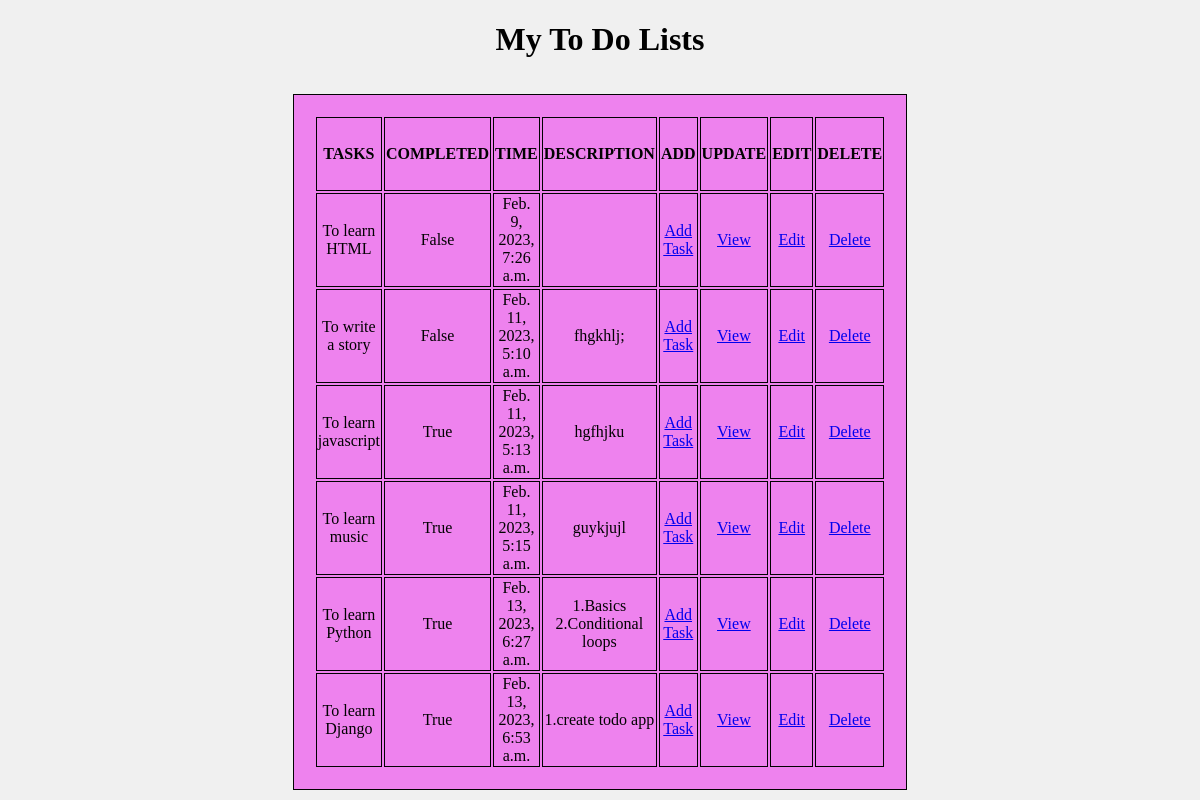
Screenshot of /task-list with the database file from the repository.
### todo/models.py (models this page shows, shortened)
class Tasks(models.Model):
    title=models.CharField(max_length=200)
    description=models.TextField(blank=True)
    completed=models.BooleanField(default=False)
    created=models.DateTimeField(auto_now_add=True)

### todo/views.py (the view)
# urls.py: path('task-list',TaskList.as_view(),name='task'),
class TaskList(ListView):
    model=Tasks
    context_object_name='task'
    template_name='tasklist.html'

### templates/tasklist.html (shortened to what this page needs)
{% load static %}
<!DOCTYPE html>
<html lang="en">
<head>
    <link rel="stylesheet" href="{% static 'css/taskliststyle.css' %}">
</head>
<body>
<h1>My To Do Lists</h1>
<table>
    <tr>
        <th>TASKS</th><th>COMPLETED</th><th>TIME</th><th>DESCRIPTION</th><th>ADD</th><th>UPDATE</th><th>EDIT</th><th>DELETE</th>
    </tr>
    {% for tasks in task %}
    <tr>
    <td>{{tasks.title}}</td>
          <td>{{tasks.completed}}</td>
          <td>{{tasks.created}}</td>
          <td>{{tasks.description}}</td>
         <td> <a href="{% url 'task-create' %}">Add Task</a></td>
         <td> <a href="{% url 'task-detail' tasks.id %}">View</a></td>
        <td> <a href="{% url 'task-update' tasks.id %}">Edit</a></td>
          <td> <a href="{% url 'task-delete' tasks.id %}">Delete</a></td>
    </tr>
    {% endfor %}
</table>
</body>
</html>

### todo/static/css/taskliststyle.css (style rules this page uses)
body { background-color:rgb(240, 240, 240); }
h1 { color:black; text-align: center; }
table { width: 50%; height:50%; background-color:rgb(238, 130, 238); padding:20px; margin:auto; text-align: center; margin-top:3%; color:rgb(2,2,2); font-family:'Times New Roman',Times,serif; }
th { height: 70px; }
td { text-align: center; }
table, th, td { border: 1px solid; }

### rows the page displays
Tasks: title "To learn HTML", completed "False", created "Feb. 9, 2023, 7:26 a.m."
Tasks: title "To write a story", completed "False", created "Feb. 11, 2023, 5:10 a.m.", description "fhgkhlj;"
Tasks: title "To learn javascript", completed "True", created "Feb. 11, 2023, 5:13 a.m.", description "hgfhjku"
Tasks: title "To learn music", completed "True", created "Feb. 11, 2023, 5:15 a.m.", description "guykjujl"
Tasks: title "To learn Python", completed "True", created "Feb. 13, 2023, 6:27 a.m.", description "1.Basics 2.Conditional loops"
Tasks: title "To learn Django", completed "True", created "Feb. 13, 2023, 6:53 a.m.", description "1.create todo app"
